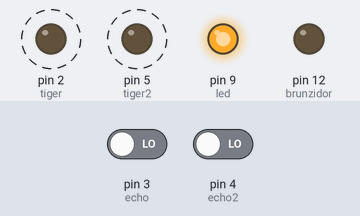
This sketch was run on a simulated Arduino Uno, built with avr-gcc and run on an emulated ATmega328P. On the bench: output pins drawn as LEDs (lit = HIGH). Dashed ring = blinking. Inputs (shaded band) come from the test bench; at power-on: pin 3 (echo) LOW, pin 4 (echo2) LOW. What the sketch prints to the serial monitor is not drawn.

Above: at 0.6 s.
Timing chart, 0 to 5.1 s (numbered marks = the images above):
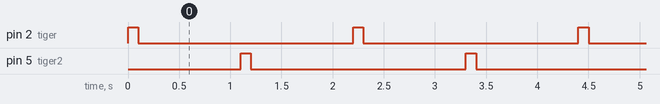

The sketch:

Ultrasonidos.ino
```cpp
int tiger=2;
int echo=3;
int led=9;
int Duration,Distance, Duration2, Distance2 ;
int tiger2=5;
int echo2=4;
int brunzidor=12;
int obstaculo=99;
int transistor=9;
int intensidad = 0;
int intensidad2 = 0;

void setup() {

pinMode (tiger, OUTPUT);
pinMode (tiger2, OUTPUT);
pinMode (echo,INPUT);
pinMode (echo2,INPUT);
Serial.begin(9600);
pinMode(led, OUTPUT);
digitalWrite(led, HIGH);
pinMode(brunzidor, OUTPUT);
pinMode(transistor, OUTPUT);
}

void loop() {


digitalWrite(tiger, HIGH);
delay(100);
digitalWrite(tiger, LOW);
Duration=pulseIn(echo,HIGH);
Distance=(Duration/2)/29.1;
Serial.print ("cm=");
Serial.print (Distance);
//delay(100);

digitalWrite(tiger2, HIGH);
delay(100);
digitalWrite(tiger2, LOW);
Duration2=pulseIn(echo2,HIGH);
Distance2=(Duration2/2)/29.1;
Serial.print ("      cm2=");
Serial.print (Distance2);
//delay(100);

if (Distance<=-100 && Distance2>=obstaculo){
 digitalWrite(led,LOW);
}

if (Distance2<=-100 && Distance>=obstaculo){
 digitalWrite(led,LOW);
}


if (Distance<obstaculo&&Distance>0){
intensidad = map(Distance, obstaculo, 1, 1, 255);
}

else {
  intensidad = 0;
}


if (Distance2<obstaculo&&Distance2>0){
intensidad2 = map(Distance2, obstaculo, 1, 1, 255);
}
else{
  intensidad2=0;
}


Serial.print("   intensidad=");
Serial.print(intensidad);
Serial.print("   intensidad2=");
Serial.println(intensidad2);

if (Distance<obstaculo&&Distance>0){

  analogWrite(transistor, intensidad);


}

if (Distance2<obstaculo&&Distance2>0){

  analogWrite(transistor, intensidad2);

}


if (Distance<obstaculo &&Distance>0 && Distance2<obstaculo&&Distance2>0){

  analogWrite(transistor, intensidad);


}
if (Distance>obstaculo && Distance2>obstaculo){
 digitalWrite(transistor,LOW);
}

}
```

Measured:
- by itself, pin 2 (tiger), pin 5 (tiger2): alternates HIGH for 0.10 s and LOW for 2.1 s
- by itself, everything shown: repeats every 2.2 s, in 4 steps
